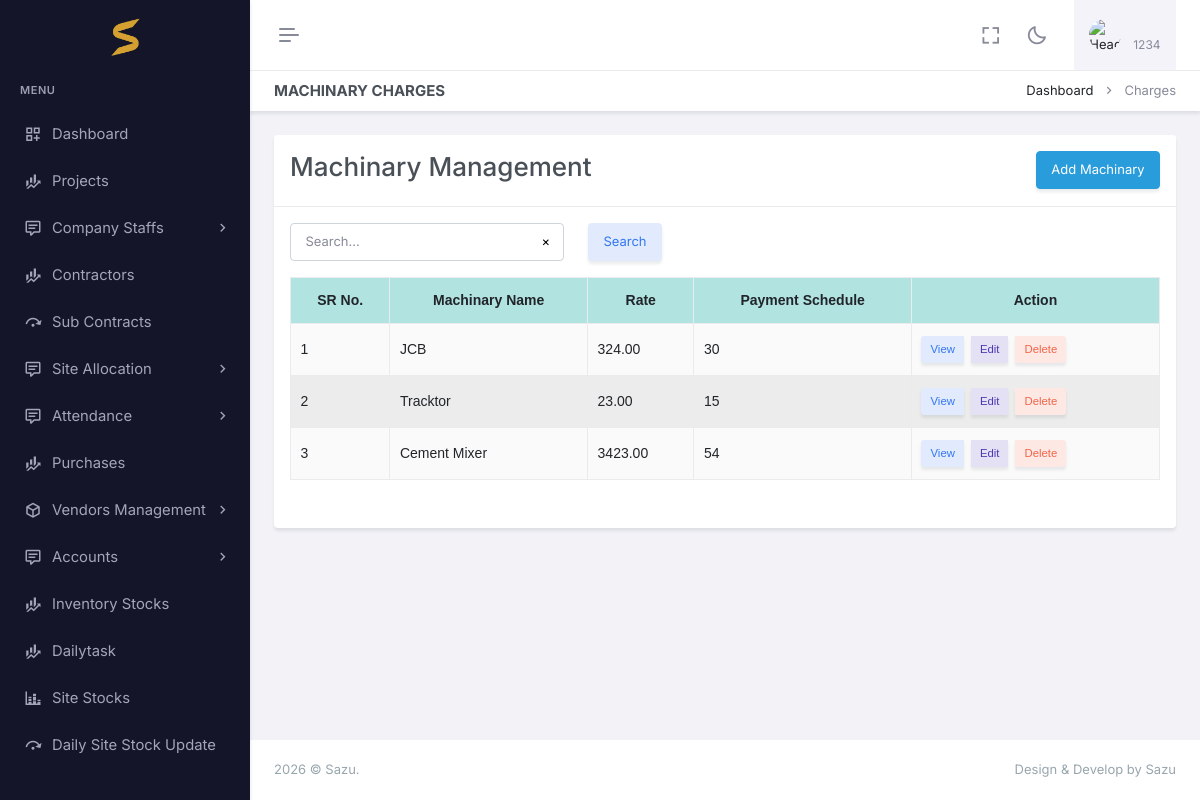
The app's page /machinary_charges/ (signed in) with its own data.
### app/auth_models.py (models this page shows, shortened)
class CustomUser(AbstractBaseUser, PermissionsMixin):
    email=models.EmailField(null=True, blank=True,unique=True)
    image = models.ImageField(upload_to='profile_images/', null=True, blank=True)
    name = models.CharField(max_length=255)
    phone_number = models.CharField(max_length=10, unique=True)
    pin = models.CharField(max_length=6, null=True, blank=True)
    is_active = models.BooleanField(default=True)
    admin = models.BooleanField(default=False)
    is_employee = models.BooleanField(default=False)
    is_owner=models.BooleanField(default=False)
    created_at =models.DateField(auto_now_add=True)
    is_staff = models.BooleanField(default=False)
    is_superuser = models.BooleanField(default=False)
    otp = models.CharField(max_length=6, null=True, blank=True)
    created_at =models.DateField(auto_now_add=True)
    proof=models.FileField(upload_to="proof/", null=True, blank=True)
    USERNAME_FIELD = 'phone_number'
    REQUIRED_FIELDS = ['name']
    disable = models.BooleanField(default=False)
    objects = CustomUserManager()
    @property
    def company(self):
        print(self.is_employee)
        if self.admin:
            return self.company_set.all().last()
        if self.is_employee:
            if self.employee_set.all():
                return self.employee_set.all().last().company
        return None

### app/models.py (models this page shows, shortened)
class CompanyMachinaryCharges(models.Model) :
    company = models.ForeignKey(Company, on_delete=models.CASCADE,null=True,blank=True)
    name = models.CharField(max_length=100,null=True,blank=True)
    rate = models.DecimalField(max_digits=10, decimal_places=2, default=0.0)
    payment_schedule =  models.ForeignKey(PaymentSchedule, on_delete=models.CASCADE, null=True, blank=True)
    unit=models.ForeignKey(Uom, on_delete=models.CASCADE,null=True,blank=True)
    date = models.DateField(auto_now_add=True, null=True, blank=True)

class PaymentSchedule(models.Model):
    days = models.IntegerField(null=True, blank=True)
    code = models.CharField(max_length=50, null=True, blank=True)
    def __str__(self):
        return str(self.days if self.days else 0)

### app/views.py (the view)
# urls.py: path('machinary_charges/', views.machinary_charges, name='machinary_charges'),
@login_required(login_url='login')
def machinary_charges(request):   #change name
    user = request.user
    allow, msg = check_user(request, CompanyMachinaryCharges, instance=False)   # CHANGE model
    if not allow:
         context = {"unauthorized": msg}
         return render(request, "login.html", context)
    querysets = CompanyMachinaryCharges.objects.filter(company=request.user.company).order_by("-id")  #change query
    payment_schedules = PaymentSchedule.objects.all()#order_by("-id")
    queryset, pages, search = customPagination(request, CompanyMachinaryCharges, querysets)   #change, model
    context = {
        'queryset': queryset,
        "location": "machinary_charges",
        "payment_schedules": payment_schedules,
        "pages": pages,
        "search": search,
    }
    return render(request, "library/machinarycharges.html", context)    #change template name

### app/context_processors.py (called while the page is built)
def my_env_var(request):
    return {
        'my_env_var': settings.JS_ENV
    }

### app/utils.py (called while the page is built)
def customPagination(request,Klass,queryset,serializer_class=None):
    search_query = request.GET.get('search',"")
    if search_query:
        search_filters = Q()
        for field in Klass._meta.fields:
            if field.get_internal_type() in ['CharField', 'TextField']:
                search_filters |= Q(**{f'{field.name}__icontains': search_query})
        queryset = queryset.filter(search_filters)
    paginator = Paginator(queryset, PAGE_SIZE)
    page_number = request.GET.get('page')
    page_obj = paginator.get_page(page_number)
    pages =paginator.num_pages
    obj =page_obj.object_list
    if serializer_class:
            queryjs =  (serializer_class(obj,many=True).data)
            print(queryjs)
    return page_obj,pages,search_query

def check_user(request,klass,instance=False):
    msg ='not allowed'
    return True ,msg

### app/templates/library/machinarycharges.html (shortened to what this page needs)
{% extends "base.html" %}
{% load static %}
{% block header2 %}
<div class="main-content">
    <div class="page-content">
        <div class="container-fluid">
            <div class="row">
                <div class="col-12">
                    <div class="page-title-box d-sm-flex align-items-center justify-content-between">
                        <h4 class="mb-sm-0">Machinary Charges</h4>
                        <div class="page-title-right">
                            <ol class="breadcrumb m-0">
                                <li class="breadcrumb-item"><a href="javascript: void(0);">Dashboard</a></li>
                                <li class="breadcrumb-item active">Charges</li>
                            </ol>
                        </div>
                    </div>
                </div>
            </div>
            <div class="row">
                <div class="col-lg-12">
                    <div class="card">
                        <div class="card-header">
                            <div class="row">
                                <div class="col-xl-6 col-lg-6 col-md-6 col-12">
                                    <h2>Machinary Management </h2>
                                </div>
                                <div class="col-xl-4 col-lg-4 col-md-4 col-12"></div>
                                <div class="col-xl-2 col-lg-2 col-md-2 col-12">
                                    <button type="button" class="btn btn-info" style="float:right;"
                                        data-bs-toggle="modal" data-bs-target=".bs-example-modal-lg">Add
                                        Machinary</button>
                                </div>
                            </div>
                        </div>
                        <div class="card-body">
                            <div class="row">
                                {% include "search.html" %}
                            </div>
                            <table id="example"
                                class="table table-bordered dt-responsive nowrap table-striped align-middle"
                                style="width:100%">
                                <thead>
                                    <tr>
                                        <th data-ordering="false">SR No.</th>
                                        <th data-ordering="false">Machinary Name</th>
                                        <th data-ordering="false">Rate</th>
                                        <th data-ordering="false">Payment schedule</th>
                                        <th data-ordering="false">Action</th>
                                    </tr>
                                </thead>
                                <tbody>
                                    {% for i in queryset %}
                                    <tr>
                                        <td>{{ forloop.counter }}</td>
                                        <td>{{ i.name }}</td>
                                        <td>{{ i.rate }}</td>
                                        <td>{{ i.payment_schedule }}</td>
                                        <td>
                                            <div class="btn-group" role="group">
                                                <button class="btn btn-soft-secondary btn-sm me-2" type="button" data-id="{{i.id}}" onclick="openModal('viewModal', '{{ i.id }}')">
                                                    View
                                                </button>
                                                <button class="btn btn-soft-primary btn-sm me-2" type="button" onclick="openModal('editModal','{{ i.id }}')">
                                                    Edit
                                                </button>
                                                <button class="btn btn-soft-danger btn-sm" type="button" data-bs-toggle="modal" data-bs-target="#deleteModal{{ i.id }}">
                                                    Delete
                                                </button>
                                            </div>
                                        </td>
                                    </tr>
                                    {% endfor %}
                                </tbody>
                            </table>
                            <div class="row">
                                {% include 'pagination.html' %}
                            </div>
                        </div>
                    </div>
                </div>
            </div>
        </div>
    </div>
</div>
{% endblock header2 %}

### app/templates/appbar.html (shortened to what this page needs)
{% load static %}
<div id="layout-wrapper">
    <header id="page-topbar">
        <div class="layout-width">
            <div class="navbar-header">
                <div class="d-flex">
                    <button type="button"
                        class="btn btn-sm px-3 fs-16 header-item vertical-menu-btn topnav-hamburger shadow-none"
                        id="topnav-hamburger-icon">
                        <span class="hamburger-icon">
                            <span></span>
                            <span></span>
                            <span></span>
                        </span>
                    </button>
                </div>
                <div class="d-flex align-items-center">
                    <div class="ms-1 header-item d-none d-sm-flex">
                        <button type="button"
                            class="btn btn-icon btn-topbar btn-ghost-secondary rounded-circle shadow-none"
                            data-toggle="fullscreen">
                            <i class="bx bx-fullscreen fs-22"></i>
                        </button>
                    </div>
                    <div class="ms-1 header-item d-none d-sm-flex">
                        <button type="button"
                            class="btn btn-icon btn-topbar btn-ghost-secondary rounded-circle light-dark-mode shadow-none">
                            <i class="bx bx-moon fs-22"></i>
                        </button>
                    </div>
                    <div class="dropdown ms-sm-3 header-item topbar-user">
                        <button type="button" class="btn shadow-none" id="page-header-user-dropdown"
                            data-bs-toggle="dropdown" aria-haspopup="true" aria-expanded="false">
                            <span class="d-flex align-items-center">
                                <img class="rounded-circle header-profile-user"
                                    src="{% static 'assets/images/users/avatar-1.jpg' %}" alt="Header Avatar">
                                <span class="text-start ms-xl-2">
                                    <span
                                        class="d-none d-xl-block ms-1 fs-12 user-name-sub-text">{{request.user.name}}</span>
                                </span>
                            </span>
                        </button>
                    </div>
                </div>
            </div>
        </div>
    </header>
</div>

### app/static/assets/css/table.css (style rules this page uses)
:root { --table-font-family: Arial, sans-serif; --table-font-size: 14px; }
table { width: 100%; border-collapse: collapse; font-family: var(--table-font-family); font-size: var(--table-font-size); }
th, td { border: 1px solid #ddd; padding: 10px; }
th { text-transform: capitalize; background-color: #f2f2f2; text-align: center !important; }
thead:first-child { background-color: #8ad5d3aa; }
tr:nth-child(even) { background-color: #d8dad883; }
th:first-letter { text-transform: uppercase; }

### records on screen
CustomUser: user.name "1234"
CompanyMachinaryCharges: name "JCB", rate "324.00", payment_schedule "30"
CompanyMachinaryCharges: name "Tracktor", rate "23.00", payment_schedule "15"
CompanyMachinaryCharges: name "Cement Mixer", rate "3423.00", payment_schedule "54"
